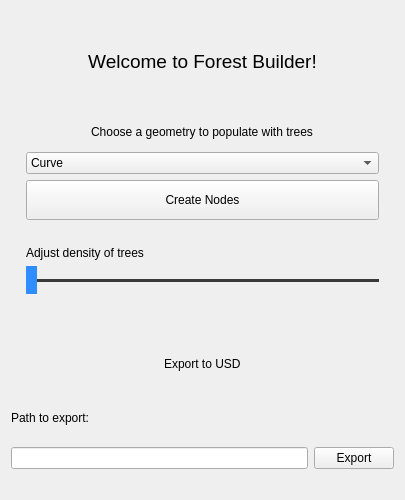
<?xml version="1.0" encoding="UTF-8"?>
<ui version="4.0">
 <class>ForestCreator</class>
 <widget class="QWidget" name="ForestCreator">
  <property name="geometry">
   <rect>
    <x>0</x>
    <y>0</y>
    <width>405</width>
    <height>500</height>
   </rect>
  </property>
  <property name="maximumSize">
   <size>
    <width>500</width>
    <height>500</height>
   </size>
  </property>
  <property name="windowTitle">
   <string>Form</string>
  </property>
  <layout class="QGridLayout" name="gridLayout">
   <item row="6" column="0">
    <spacer name="horizontalSpacer_3">
     <property name="orientation">
      <enum>Qt::Horizontal</enum>
     </property>
     <property name="sizeHint" stdset="0">
      <size>
       <width>40</width>
       <height>20</height>
      </size>
     </property>
    </spacer>
   </item>
   <item row="4" column="0">
    <layout class="QHBoxLayout" name="horizontalLayout_4">
     <item>
      <widget class="QLineEdit" name="path_edit"/>
     </item>
     <item>
      <widget class="QPushButton" name="export_btn">
       <property name="text">
        <string>Export</string>
       </property>
      </widget>
     </item>
    </layout>
   </item>
   <item row="3" column="0">
    <layout class="QVBoxLayout" name="verticalLayout">
     <item alignment="Qt::AlignHCenter">
      <widget class="QLabel" name="export_label">
       <property name="text">
        <string>Export to USD</string>
       </property>
      </widget>
     </item>
     <item>
      <widget class="QLabel" name="usdPathLabel">
       <property name="text">
        <string>Path to export:</string>
       </property>
      </widget>
     </item>
    </layout>
   </item>
   <item row="2" column="0">
    <layout class="QVBoxLayout" name="verticalLayout_4">
     <property name="leftMargin">
      <number>15</number>
     </property>
     <property name="rightMargin">
      <number>15</number>
     </property>
     <property name="bottomMargin">
      <number>20</number>
     </property>
     <item>
      <spacer name="horizontalSpacer">
       <property name="orientation">
        <enum>Qt::Horizontal</enum>
       </property>
       <property name="sizeHint" stdset="0">
        <size>
         <width>40</width>
         <height>20</height>
        </size>
       </property>
      </spacer>
     </item>
     <item>
      <widget class="QLabel" name="label_density">
       <property name="text">
        <string>Adjust density of trees</string>
       </property>
      </widget>
     </item>
     <item>
      <widget class="QSlider" name="slider_density">
       <property name="maximumSize">
        <size>
         <width>16777215</width>
         <height>28</height>
        </size>
       </property>
       <property name="styleSheet">
        <string notr="true">.QSlider {
    min-height: 28px;
    max-height: 28px;
}

.QSlider::groove:horizontal {
    height: 3px;
    background: #393939;
}

.QSlider::handle:horizontal {
    background: #308DFF;
    width: 23px;
    height: 100px;
    margin: -24px -12px;
}</string>
       </property>
       <property name="minimum">
        <number>1</number>
       </property>
       <property name="maximum">
        <number>10</number>
       </property>
       <property name="pageStep">
        <number>10</number>
       </property>
       <property name="orientation">
        <enum>Qt::Horizontal</enum>
       </property>
       <property name="invertedControls">
        <bool>false</bool>
       </property>
      </widget>
     </item>
     <item>
      <spacer name="horizontalSpacer_2">
       <property name="orientation">
        <enum>Qt::Horizontal</enum>
       </property>
       <property name="sizeHint" stdset="0">
        <size>
         <width>40</width>
         <height>20</height>
        </size>
       </property>
      </spacer>
     </item>
    </layout>
   </item>
   <item row="1" column="0">
    <layout class="QVBoxLayout" name="verticalLayout_3">
     <property name="leftMargin">
      <number>15</number>
     </property>
     <property name="rightMargin">
      <number>15</number>
     </property>
     <item alignment="Qt::AlignHCenter">
      <widget class="QLabel" name="label_dropdown">
       <property name="layoutDirection">
        <enum>Qt::LeftToRight</enum>
       </property>
       <property name="text">
        <string>Choose a geometry to populate with trees</string>
       </property>
      </widget>
     </item>
     <item>
      <widget class="QComboBox" name="dropdown">
       <property name="currentText">
        <string>Curve</string>
       </property>
       <property name="maxVisibleItems">
        <number>8</number>
       </property>
       <item>
        <property name="text">
         <string>Curve</string>
        </property>
       </item>
       <item>
        <property name="text">
         <string>Box</string>
        </property>
       </item>
       <item>
        <property name="text">
         <string>Sphere</string>
        </property>
       </item>
       <item>
        <property name="text">
         <string>Tube</string>
        </property>
       </item>
       <item>
        <property name="text">
         <string>Torus</string>
        </property>
       </item>
       <item>
        <property name="text">
         <string>Grid</string>
        </property>
       </item>
      </widget>
     </item>
     <item>
      <widget class="QPushButton" name="btn_create">
       <property name="minimumSize">
        <size>
         <width>0</width>
         <height>40</height>
        </size>
       </property>
       <property name="text">
        <string>Create Nodes</string>
       </property>
      </widget>
     </item>
    </layout>
   </item>
   <item row="0" column="0">
    <layout class="QVBoxLayout" name="verticalLayout_2">
     <property name="leftMargin">
      <number>15</number>
     </property>
     <property name="rightMargin">
      <number>15</number>
     </property>
     <item>
      <widget class="QLabel" name="lin_name">
       <property name="font">
        <font>
         <pointsize>14</pointsize>
        </font>
       </property>
       <property name="text">
        <string>Welcome to Forest Builder!</string>
       </property>
       <property name="alignment">
        <set>Qt::AlignCenter</set>
       </property>
      </widget>
     </item>
    </layout>
   </item>
  </layout>
 </widget>
 <resources/>
 <connections/>
</ui>
